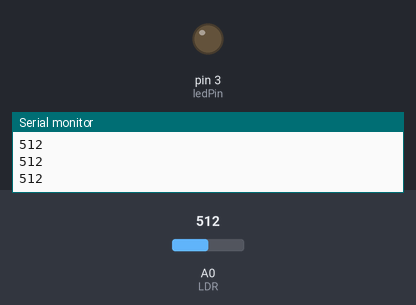
The sketch below on a simulated Arduino Uno, built with avr-gcc and run on an emulated ATmega328P. On the bench: output pins drawn as LEDs (lit = HIGH), the last lines printed to the serial monitor. The test bench sets the inputs (shaded band); at power-on: A0 (LDR) = 512.

Above: at 1.2 s.
1.3 s: A0 (LDR) set to 55
2.8 s: A0 (LDR) set to 45
At 3.5 s:
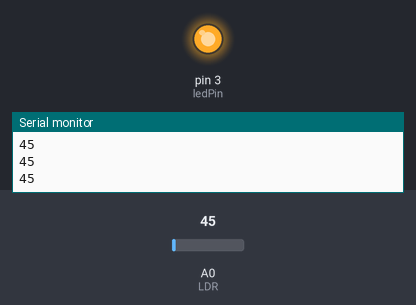
4.3 s: A0 (LDR) set to 122
At 4.7 s:
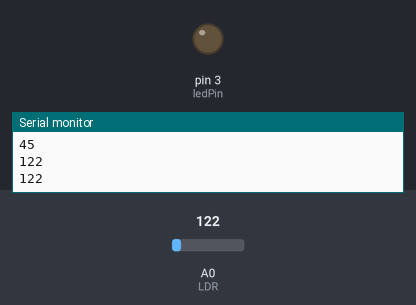
5.9 s: A0 (LDR) set to 40
At 7.2 s:
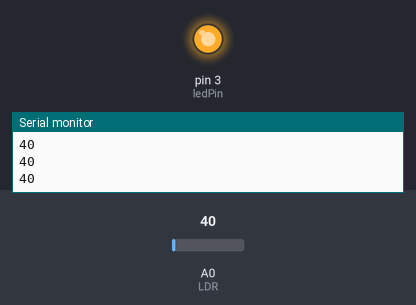
Timing chart, 0 to 8.5 s (numbered marks = the images above; inputs shaded):
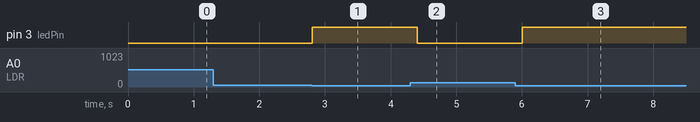

The sketch:

automatic_street_light.ino
```cpp
// Automatic Street Light Using LDR
// Components:
// LDR -> A0 (with 10k resistor to GND)
// LED -> Pin 3 (with 220Ω resistor)
// Creator: Prabhav Deshpande

int ledPin = 3;          // LED connected to digital pin 3
int threshold = 50;      // Threshold for light detection (adjust based on Serial Monitor)

void setup() {
  pinMode(ledPin, OUTPUT);     // Set LED pin as output
  Serial.begin(9600);          // Start Serial Monitor for LDR readings
}

void loop() {
  int ldrValue = analogRead(A0);   // Read LDR sensor
  Serial.println(ldrValue);        // Print value for testing

  // If darkness (value less than threshold)
  if (ldrValue < threshold) {
    digitalWrite(ledPin, HIGH);    // Turn ON LED
  }
  else {
    digitalWrite(ledPin, LOW);     // Turn OFF LED
  }

  delay(200);                       // Small delay for stability
}
```

Measured:
- the behaviour switches between 50 and 49 on A0 (LDR) (found by bisection; images 0 and 1)
- after the input at 2.8 s, pin 3 (ledPin): LOW → HIGH at once
- after the input at 4.3 s, pin 3 (ledPin): HIGH → LOW after 0.11 s
- after the input at 5.9 s, pin 3 (ledPin): LOW → HIGH after 0.11 s
